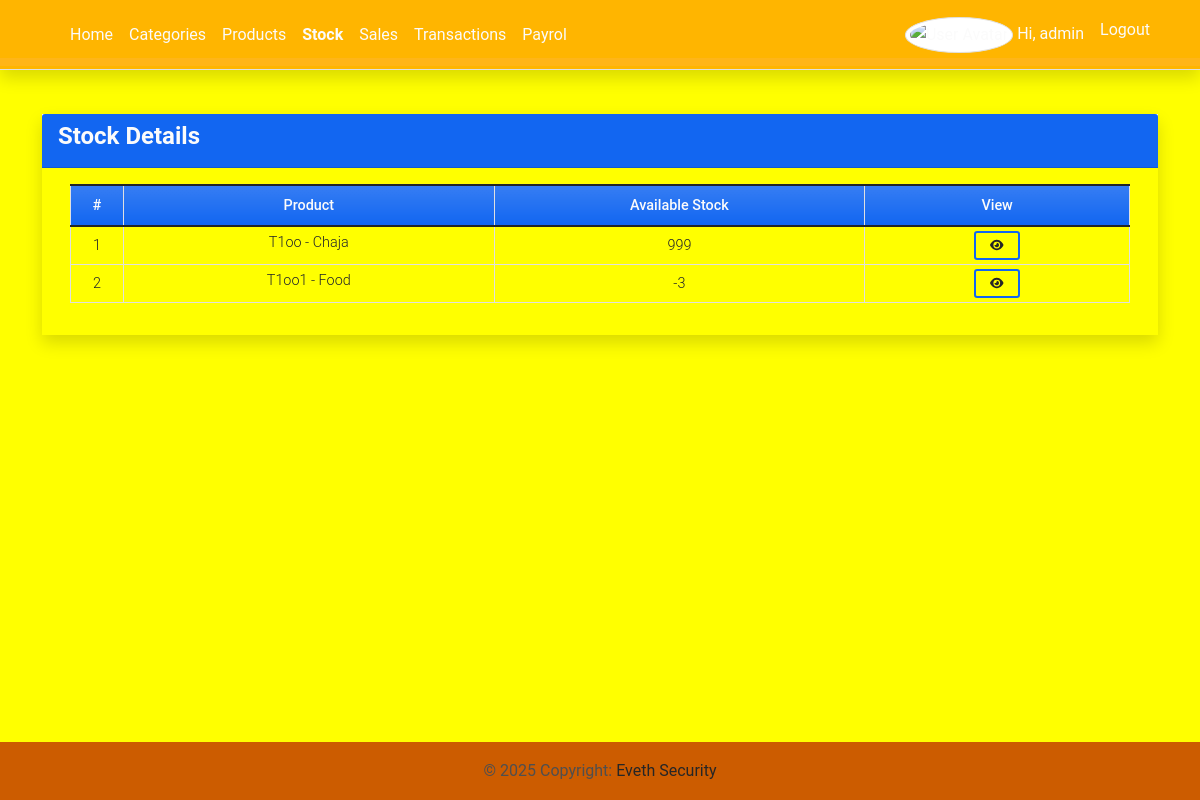
/inventory (signed in), run on an earlier commit of the app's database.
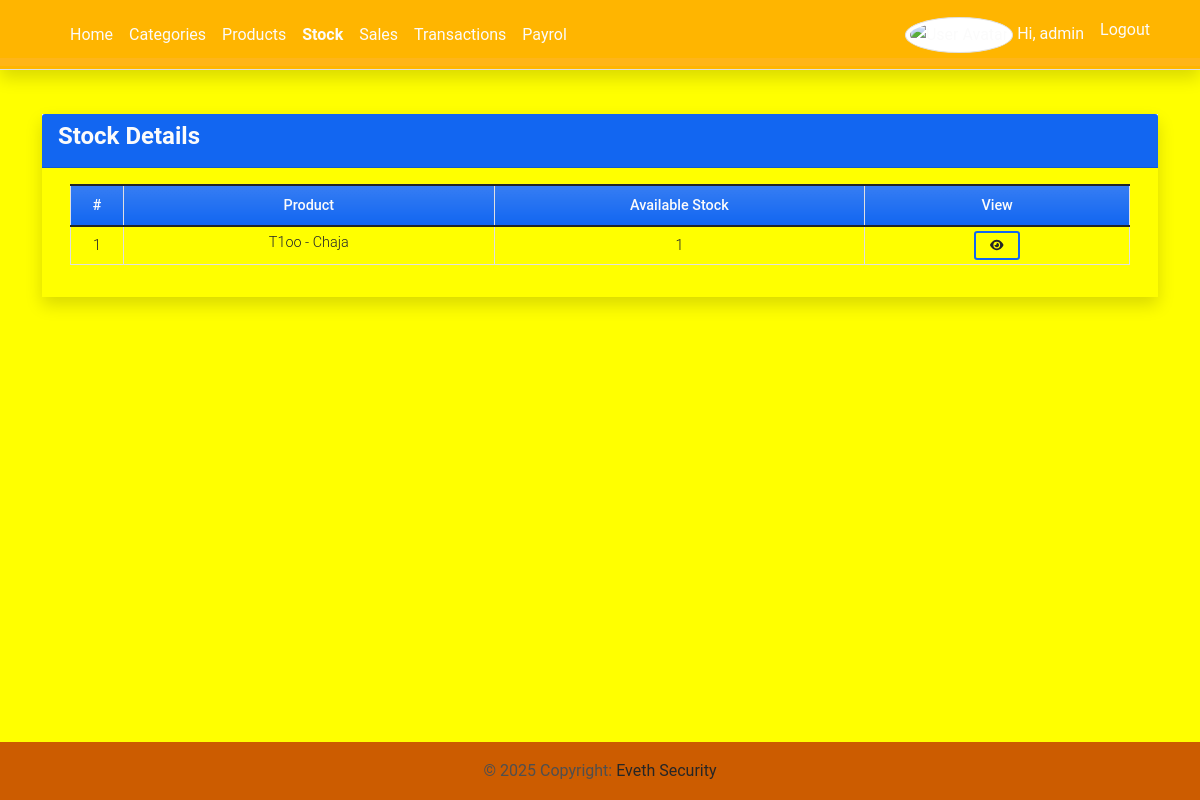
And on a later commit of the database.
### imsApp/models.py (models this page shows, shortened)
class Product(models.Model):
    category = models.ForeignKey(Category, on_delete=models.CASCADE, related_name="products")
    code=models.CharField(max_length=100,blank=True, null=True)
    name=models.CharField(max_length=250,blank=True, null=True)
    description = models.TextField()
    buying_price = models.FloatField(default=0)
    selling_price = models.FloatField(default=0)
    status = models.CharField(max_length=2, choices=(('1', 'Active'), ('2', 'Inactive')), default='1')
    date_created = models.DateTimeField(default=timezone.now)
    date_updated = models.DateTimeField(auto_now=True)
    def __str__(self):
        return f"{self.code or 'N/A'} - {self.name or 'Unnamed'}"
    def count_inventory(self):
        stocks = Stock.objects.filter(product = self)
        stockIn = 0
        stockOut = 0
        for stock in stocks:
            if stock.type == '1':
                stockIn = int(stockIn) + int(stock.quantity)
            else:
                stockOut = int(stockOut) + int(stock.quantity)
        available  = stockIn - stockOut
        return available

class Stock(models.Model):
    product = models.ForeignKey(Product, on_delete=models.CASCADE)
    quantity = models.FloatField(default=0)
    type = models.CharField(max_length=2, choices=(('1', 'Stock-in'), ('2', 'Stock-Out')), default='1')
    date_created = models.DateTimeField(default=timezone.now)
    date_updated = models.DateTimeField(auto_now=True)

### imsApp/views.py (the view)
# urls.py: path('inventory',views.inventory,name='inventory-page'),
@login_required
def inventory(request):
    context['page_title'] = 'Inventory'
    products = Product.objects.all()
    context['products'] = products
    return render(request, 'inventory.html', context)

### imsApp/templates/inventory.html (shortened to what this page needs)
{% extends 'base.html' %} {% load humanize %} {% block pageContent %}
<div class="col-lg-12 col-md-12 col-sm-12 col-xs-12">
    <div class="card card-default rounded-0 shadow ">
        <div class="card-header bg-primary">
            <div class="d-flex w-100 align-items-center justify-content-between">
                <h4 class="card-title fw-bold text-light">Stock Details</h4>
            </div>
        </div>
        <div class="card-body" style="background-color: yellow;">
            <div class="container-fluid">
                <table class="table table-bordered" id="product-list">
                    <colgroup>
                        <col width="5%">
                        <col width="35%">
                        <col width="35%">
                        <col width="25%">
                    </colgroup>
                    <thead>
                        <tr class="bg-gradient bg-primary bg-opacity-50 text-light">
                            <th class="px-2 py-2 text-center">#</th>
                            <th class="px-2 py-2 text-center">Product</th>
                            <th class="px-2 py-2 text-center">Available Stock</th>
                            <th class="px-2 py-2 text-center">View</th>
                        </tr>
                    </thead>
                    <tbody>
                        {% for product in products %}
                        <tr>
                            <td class="px-2 py-1 align-middle text-center">{{ forloop.counter }}</td>
                            <td class="px-2 py-1 text-center">{{ product }}</td>
                            <td class="px-2 py-1 align-middle text-center">{{ product.count_inventory }}</td>
                            <td class="px-2 py-1 align-middle text-center">
                                <a class="btn btn-outline-primary btn-sm" href="{% url 'inventory-history-page' product.pk %}" data-id="{{ product.pk }}" title="View History">
                                    <i class="fa fa-eye text-dark"></i>
                                </a>
                            </td>
                        </tr>
                        {% endfor %}
                    </tbody>
                </table>
            </div>
        </div>
    </div>
</div>
{% endblock pageContent %}

What changed in the data, as far as the page shows it:
removed Product: code+name "T1oo1 - Food", count_inventory "-3"
changed Product "T1oo - Chaja": count_inventory "999" → "1"
